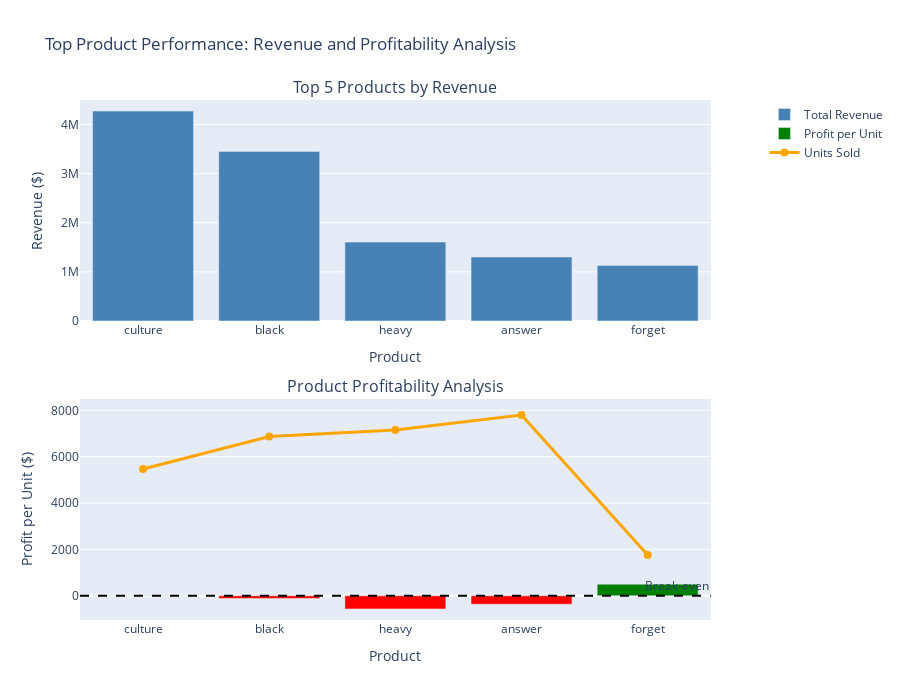

The notebook cell this image was saved under:
### Code cell
# 5. TOP PRODUCT PERFORMANCE VISUALIZATION
print("🏆 TOP PRODUCT PERFORMANCE VISUALIZATION")
print("-" * 45)

# Create top products performance chart
fig_products = make_subplots(
    rows=2, cols=1,
    subplot_titles=['Top 5 Products by Revenue', 'Product Profitability Analysis'],
    specs=[[{"secondary_y": False}], [{"secondary_y": True}]],
    vertical_spacing=0.15
)

# Top chart: Revenue bar chart
fig_products.add_trace(
    go.Bar(
        x=top_products['product_name'],
        y=top_products['total_revenue'],
        name='Total Revenue',
        marker_color='steelblue',
        hovertemplate='<b>Product: %{x}</b><br>' +
                      'Revenue: $%{y:,.2f}<br>' +
                      'Category: %{customdata[0]}<br>' +
                      'Units Sold: %{customdata[1]:,}<br>' +
                      '<extra></extra>',
        customdata=list(zip(top_products['category_id'], 
                           top_products['total_units_sold']))
    ),
    row=1, col=1
)

# Bottom chart: Profit per unit (bars) and units sold (line)
fig_products.add_trace(
    go.Bar(
        x=top_products['product_name'],
        y=top_products['profit_per_unit'],
        name='Profit per Unit',
        marker_color=['green' if x > 0 else 'red' for x in top_products['profit_per_unit']],
        hovertemplate='<b>Product: %{x}</b><br>' +
                      'Profit per Unit: $%{y:,.2f}<br>' +
                      'Product Cost: $%{customdata[0]:,.2f}<br>' +
                      'Avg Selling Price: $%{customdata[1]:,.2f}<br>' +
                      '<extra></extra>',
        customdata=list(zip(top_products['product_cost'], 
                           top_products['avg_selling_price']))
    ),
    row=2, col=1
)

# Add units sold as line on secondary y-axis
fig_products.add_trace(
    go.Scatter(
        x=top_products['product_name'],
        y=top_products['total_units_sold'],
        mode='lines+markers',
        name='Units Sold',
        line=dict(color='orange', width=3),
        marker=dict(size=8),
        yaxis='y3',
        hovertemplate='<b>Product: %{x}</b><br>' +
                      'Units Sold: %{y:,}<br>' +
                      '<extra></extra>'
    ),
    row=2, col=1
)

# Add reference line at $0 profit
fig_products.add_hline(y=0, line_dash="dash", line_color="black", 
                      annotation_text="Break-even", row=2, col=1)

fig_products.update_layout(
    title="Top Product Performance: Revenue and Profitability Analysis",
    height=700,
    showlegend=True
)

# Update axes
fig_products.update_xaxes(title_text="Product", row=1, col=1)
fig_products.update_xaxes(title_text="Product", row=2, col=1)
fig_products.update_yaxes(title_text="Revenue ($)", row=1, col=1)
fig_products.update_yaxes(title_text="Profit per Unit ($)", row=2, col=1)

# Add secondary y-axis for units sold
fig_products.update_layout(
    yaxis3=dict(
        title="Units Sold",
        overlaying="y2",
        side="right",
        showgrid=False
    )
)

fig_products.show()
print("Interactive Top Products Performance Chart created successfully!")
print()

# Summary message
print("🎯 INTERACTIVE CFO DASHBOARD COMPLETE!")
print("=" * 50)
print("✅ Key Financial Metrics Dashboard")
print("✅ Revenue Trend Analysis Chart")
print("✅ Profit Margin Analysis Visualization")
print("✅ Customer Segmentation Charts")
print("✅ Top Product Performance Analysis")
print()
print("📋 CFO can now:")
print("   • Hover over charts for detailed insights")
print("   • Identify trends and patterns quickly")
print("   • Drill down into specific metrics")
print("   • Make data-driven strategic decisions")
print("=" * 50)

### Figure 1 — Plotly figure (JSON) as saved in the notebook; plotly's stock layout.template omitted (floating-point values rounded to 4 significant figures)
{"data": [{"customdata": [["attention", 5473], ["money", 6874], ["step", 7148], ["what", 7797], ["be", 1764]], "hovertemplate": "<b>Product: %{x}</b><br>Revenue: $%{y:,.2f}<br>Category: %{customdata[0]}<br>Units Sold: %{customdata[1]:,}<br><extra></extra>", "marker": {"color": "steelblue"}, "name": "Total Revenue", "type": "bar", "x": ["culture", "black", "heavy", "answer", "forget"], "xaxis": "x", "y": [4273000.0, 3451000.0, 1605000.0, 1302000.0, 1128000.0], "yaxis": "y"}, {"customdata": [[764.7, 780.7], [614.2, 502.1], [790.6, 224.6], [525.8, 166.9], [139.7, 639.2]], "hovertemplate": "<b>Product: %{x}</b><br>Profit per Unit: $%{y:,.2f}<br>Product Cost: $%{customdata[0]:,.2f}<br>Avg Selling Price: $%{customdata[1]:,.2f}<br><extra></extra>", "marker": {"color": ["green", "red", "red", "red", "green"]}, "name": "Profit per Unit", "type": "bar", "x": ["culture", "black", "heavy", "answer", "forget"], "xaxis": "x2", "y": [15.96, -112.1, -566, -358.9, 499.5], "yaxis": "y2"}, {"hovertemplate": "<b>Product: %{x}</b><br>Units Sold: %{y:,}<br><extra></extra>", "line": {"color": "orange", "width": 3}, "marker": {"size": 8}, "mode": "lines+markers", "name": "Units Sold", "type": "scatter", "x": ["culture", "black", "heavy", "answer", "forget"], "xaxis": "x2", "y": [5473, 6874, 7148, 7797, 1764], "yaxis": "y2"}], "layout": {"annotations": [{"font": {"size": 16}, "showarrow": false, "text": "Top 5 Products by Revenue", "x": 0.47, "xanchor": "center", "xref": "paper", "y": 1, "yanchor": "bottom", "yref": "paper"}, {"font": {"size": 16}, "showarrow": false, "text": "Product Profitability Analysis", "x": 0.47, "xanchor": "center", "xref": "paper", "y": 0.425, "yanchor": "bottom", "yref": "paper"}, {"showarrow": false, "text": "Break-even", "x": 1, "xanchor": "right", "xref": "x2 domain", "y": 0, "yanchor": "bottom", "yref": "y2"}], "height": 700, "shapes": [{"line": {"color": "black", "dash": "dash"}, "type": "line", "x0": 0, "x1": 1, "xref": "x2 domain", "y0": 0, "y1": 0, "yref": "y2"}], "showlegend": true, "title": {"text": "Top Product Performance: Revenue and Profitability Analysis"}, "xaxis": {"anchor": "y", "domain": [0, 0.94], "title": {"text": "Product"}}, "xaxis2": {"anchor": "y2", "domain": [0, 0.94], "title": {"text": "Product"}}, "yaxis": {"anchor": "x", "domain": [0.575, 1], "title": {"text": "Revenue ($)"}}, "yaxis2": {"anchor": "x2", "domain": [0, 0.425], "title": {"text": "Profit per Unit ($)"}}, "yaxis3": {"anchor": "x2", "overlaying": "y2", "showgrid": false, "side": "right", "title": {"text": "Units Sold"}}}}
